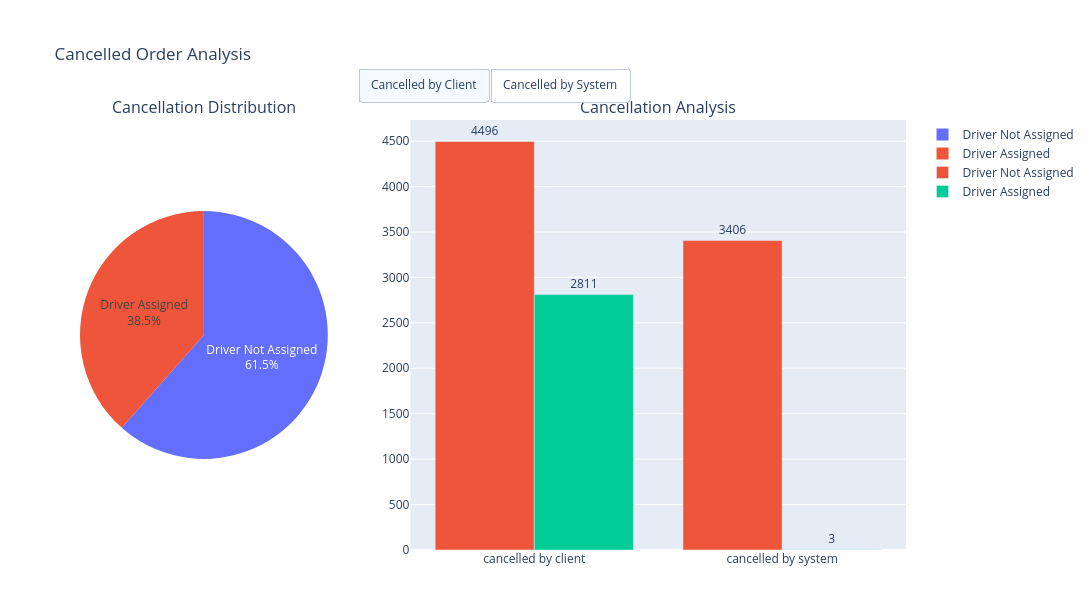

Notebook source saved alongside this figure:
### Markdown cell above
## PIE Plots

### Code cell
import polars as pl
import plotly.graph_objects as go
from plotly.subplots import make_subplots


analysis_df = distribution.group_by(["Reasons for Cancelled", "order_driver_status"]).agg(
    pl.col("No of cancelled orders").sum().alias("cancelled_orders")
)


# ============================================================
# CREATE FIGURE
# ============================================================

fig = make_subplots(
    rows=1,
    cols=2,
    specs=[[{"type": "domain"}, {"type": "bar"}]],
    column_widths=[0.30, 0.60],
    subplot_titles=["Cancellation Distribution", "Cancellation Analysis"],
)


# ============================================================
# PIE - CLIENT
# ============================================================

client_df = analysis_df.filter(pl.col("Reasons for Cancelled") == "cancelled by client")

fig.add_trace(
    go.Pie(
        labels=client_df["order_driver_status"].to_list(),
        values=client_df["cancelled_orders"].to_list(),
        textinfo="label+percent",
        sort=False,
        name="Client",
    ),
    row=1,
    col=1,
)


# ============================================================
# PIE - SYSTEM
# ============================================================

system_df = analysis_df.filter(pl.col("Reasons for Cancelled") == "cancelled by system")

fig.add_trace(
    go.Pie(
        labels=system_df["order_driver_status"].to_list(),
        values=system_df["cancelled_orders"].to_list(),
        textinfo="label+percent",
        sort=False,
        name="System",
        visible=False,
    ),
    row=1,
    col=1,
)


# ============================================================
# FIXED BAR CHART
# ============================================================

# Driver Not Assigned
not_assigned = analysis_df.filter(pl.col("order_driver_status") == "Driver Not Assigned")

fig.add_trace(
    go.Bar(
        x=not_assigned["Reasons for Cancelled"].to_list(),
        y=not_assigned["cancelled_orders"].to_list(),
        name="Driver Not Assigned",
        text=not_assigned["cancelled_orders"].to_list(),
        textposition="outside",
    ),
    row=1,
    col=2,
)


# Driver Assigned
assigned = analysis_df.filter(pl.col("order_driver_status") == "Driver Assigned")

fig.add_trace(
    go.Bar(
        x=assigned["Reasons for Cancelled"].to_list(),
        y=assigned["cancelled_orders"].to_list(),
        name="Driver Assigned",
        text=assigned["cancelled_orders"].to_list(),
        textposition="outside",
    ),
    row=1,
    col=2,
)


# ============================================================
# LAYOUT
# ============================================================

fig.update_layout(
    title="Cancelled Order Analysis",
    width=1400,
    height=600,
    autosize=False,
    margin=dict(
        l=80,
        r=50,
        t=120,
        b=50,
    ),
    # Keep the bar chart grouped
    barmode="group",
    updatemenus=[
        dict(
            type="buttons",
            direction="left",
            buttons=[
                dict(
                    label="Cancelled by Client",
                    method="update",
                    args=[
                        {
                            "visible": [
                                True,  # client pie
                                False,  # system pie
                                True,  # fixed bar - not assigned
                                True,  # fixed bar - assigned
                            ]
                        },
                        {"title": "Cancelled Order Analysis — Client"},
                    ],
                ),
                dict(
                    label="Cancelled by System",
                    method="update",
                    args=[
                        {
                            "visible": [
                                False,  # client pie
                                True,  # system pie
                                True,  # fixed bar - not assigned
                                True,  # fixed bar - assigned
                            ]
                        },
                        {"title": "Cancelled Order Analysis — System"},
                    ],
                ),
            ],
            x=0.5,
            y=1.12,
            xanchor="center",
            yanchor="top",
        )
    ],
)


fig.show()

### Figure 1 — Plotly figure (JSON) as saved in the notebook; plotly's stock layout.template omitted (floating-point values rounded to 4 significant figures)
{"data": [{"domain": {"x": [0, 0.3], "y": [0, 1]}, "labels": ["Driver Not Assigned", "Driver Assigned"], "name": "Client", "sort": false, "textinfo": "label+percent", "type": "pie", "values": [4496, 2811]}, {"domain": {"x": [0, 0.3], "y": [0, 1]}, "labels": ["Driver Assigned", "Driver Not Assigned"], "name": "System", "sort": false, "textinfo": "label+percent", "type": "pie", "values": [3, 3406], "visible": false}, {"name": "Driver Not Assigned", "text": ["4496", "3406"], "textposition": "outside", "type": "bar", "x": ["cancelled by client", "cancelled by system"], "xaxis": "x", "y": [4496, 3406], "yaxis": "y"}, {"name": "Driver Assigned", "text": ["3", "2811"], "textposition": "outside", "type": "bar", "x": ["cancelled by system", "cancelled by client"], "xaxis": "x", "y": [3, 2811], "yaxis": "y"}], "layout": {"annotations": [{"font": {"size": 16}, "showarrow": false, "text": "Cancellation Distribution", "x": 0.15, "xanchor": "center", "xref": "paper", "y": 1, "yanchor": "bottom", "yref": "paper"}, {"font": {"size": 16}, "showarrow": false, "text": "Cancellation Analysis", "x": 0.7, "xanchor": "center", "xref": "paper", "y": 1, "yanchor": "bottom", "yref": "paper"}], "autosize": false, "barmode": "group", "height": 600, "margin": {"b": 50, "l": 80, "r": 50, "t": 120}, "title": {"text": "Cancelled Order Analysis"}, "updatemenus": [{"buttons": [{"args": [{"visible": [true, false, true, true]}, {"title": "Cancelled Order Analysis — Client"}], "label": "Cancelled by Client", "method": "update"}, {"args": [{"visible": [false, true, true, true]}, {"title": "Cancelled Order Analysis — System"}], "label": "Cancelled by System", "method": "update"}], "direction": "left", "type": "buttons", "x": 0.5, "xanchor": "center", "y": 1.12, "yanchor": "top"}], "width": 1400, "xaxis": {"anchor": "y", "domain": [0.4, 1]}, "yaxis": {"anchor": "x", "domain": [0, 1]}}}
